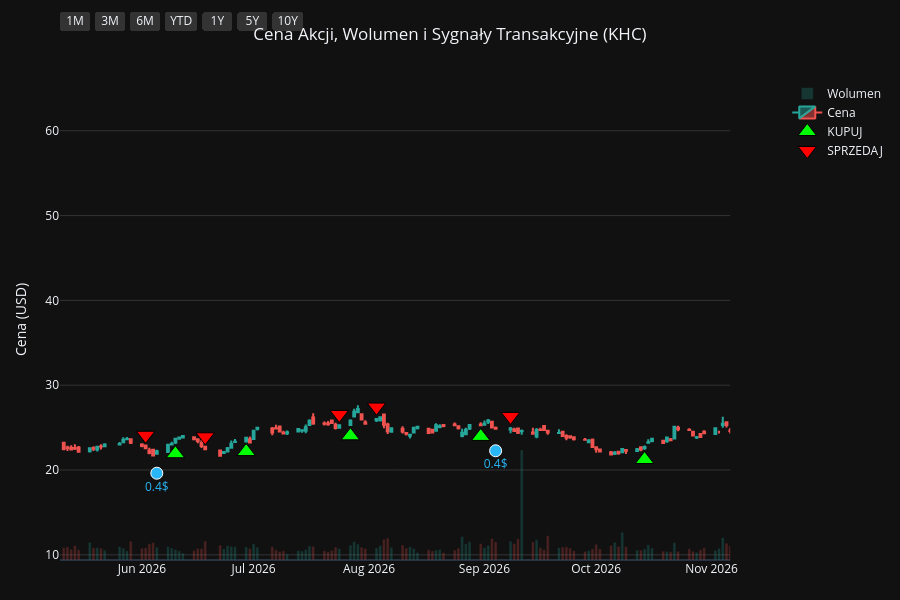
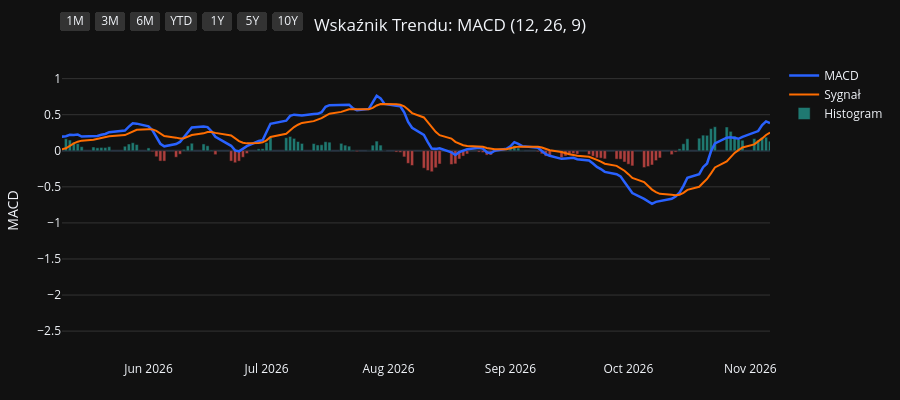
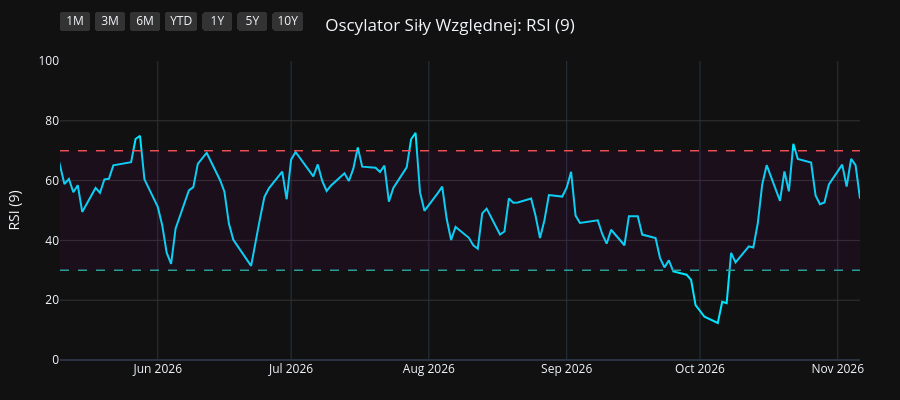
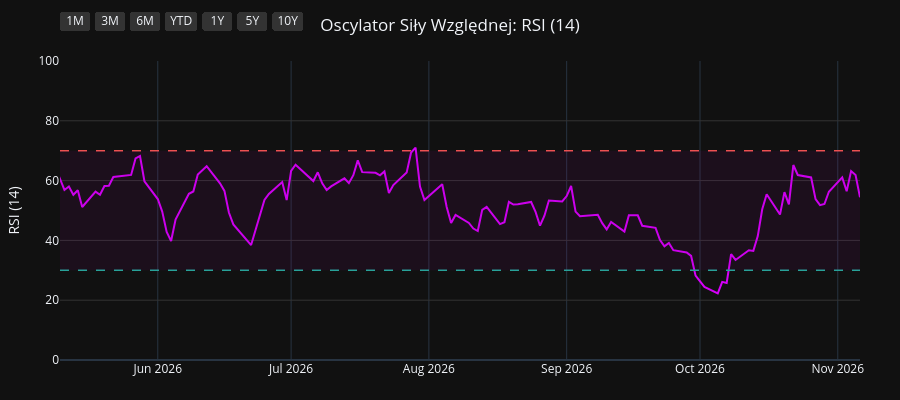

The code cell stored with these charts, in order, in its notebook:
### Code cell
import os
import yfinance as yf
import pandas as pd
import pandas_ta as ta
import plotly.graph_objects as go
from plotly.subplots import make_subplots

# 1. Pobranie i przygotowanie danych
symbol = os.environ.get("STOCK_TICKER", "").strip().upper()
if not symbol:
    raise RuntimeError("Set STOCK_TICKER before running price_extractor.ipynb")
df = yf.Ticker(symbol).history(period="10y")
df.index = df.index.tz_localize(None)

# Wskaźniki i sygnały
df.ta.macd(fast=12, slow=26, signal=9, append=True)
df.ta.rsi(length=9, append=True)
df.ta.rsi(length=14, append=True)
df.ta.rsi(length=21, append=True)
df.dropna(inplace=True)

macd = df['MACD_12_26_9']
signal = df['MACDs_12_26_9']
wczorajszy_macd = macd.shift(1)
wczorajszy_signal = signal.shift(1)

df['Decyzja'] = 'BRAK'
df.loc[(macd > signal) & (wczorajszy_macd <= wczorajszy_signal), 'Decyzja'] = 'KUPUJ'
df.loc[(macd < signal) & (wczorajszy_macd >= wczorajszy_signal), 'Decyzja'] = 'SPRZEDAJ'

df_kupuj = df[df['Decyzja'] == 'KUPUJ']
df_sprzedaj = df[df['Decyzja'] == 'SPRZEDAJ']
df_dywidendy = df[df['Dividends'] > 0]
df_splity = df[df['Stock Splits'] > 0]

# Wspólna konfiguracja osi X
konfiguracja_osi_x = dict(
    type="date",
    showspikes=True, spikemode="across", spikesnap="cursor", spikedash="dot", spikecolor="#ffffff", spikethickness=1, hoverformat="%Y-%m-%d",
    rangeselector=dict(
        buttons=list([
            dict(count=1, label="1M", step="month", stepmode="backward"),
            dict(count=3, label="3M", step="month", stepmode="backward"),
            dict(count=6, label="6M", step="month", stepmode="backward"),
            dict(count=1, label="YTD", step="year", stepmode="todate"),
            dict(count=1, label="1Y", step="year", stepmode="backward"),
            dict(count=5, label="5Y", step="year", stepmode="backward"),
            dict(step="all", label="10Y")
        ]),
        bgcolor="#333333", activecolor="#2962ff", x=0, y=1.1
    )
)

# ==========================================
# WYKRES 1: CENA + WOLUMEN + SYGNAŁY
# ==========================================
fig1 = make_subplots(specs=[[{"secondary_y": True}]])

kolory_wolumenu = ['#26a69a' if row['Close'] >= row['Open'] else '#ef5350' for index, row in df.iterrows()]
fig1.add_trace(go.Bar(x=df.index, y=df['Volume'], marker_color=kolory_wolumenu, opacity=0.25, name='Wolumen'), secondary_y=True)
fig1.add_trace(go.Candlestick(x=df.index, open=df['Open'], high=df['High'], low=df['Low'], close=df['Close'], name='Cena', increasing_line_color='#26a69a', decreasing_line_color='#ef5350'), secondary_y=False)
fig1.add_trace(go.Scatter(x=df_kupuj.index, y=df_kupuj['Low'] * 0.95, customdata=df_kupuj[['Low', 'High']], mode='markers', marker=dict(symbol='triangle-up', size=16, color='#00ff00', line=dict(width=1, color='black')), name='KUPUJ', hovertemplate='KUPUJ<br>Najniższa: %{customdata[0]:.2f}<br>Najwyższa: %{customdata[1]:.2f}<extra></extra>'), secondary_y=False)
fig1.add_trace(go.Scatter(x=df_sprzedaj.index, y=df_sprzedaj['High'] * 1.05, customdata=df_sprzedaj[['Low', 'High']], mode='markers', marker=dict(symbol='triangle-down', size=16, color='#ff0000', line=dict(width=1, color='black')), name='SPRZEDAJ', hovertemplate='SPRZEDAJ<br>Najniższa: %{customdata[0]:.2f}<br>Najwyższa: %{customdata[1]:.2f}<extra></extra>'), secondary_y=False)

if not df_dywidendy.empty:
    fig1.add_trace(go.Scatter(x=df_dywidendy.index, y=df_dywidendy['Low'] * 0.90, mode='markers+text', marker=dict(symbol='circle', size=12, color='#29b6f6', line=dict(width=1, color='white')), text=df_dywidendy['Dividends'].apply(lambda x: f"{x}$"), textposition="bottom center", name='Dywidenda', showlegend=False, hovertemplate='Dywidenda: %{text}<extra></extra>', textfont=dict(color="#29b6f6")), secondary_y=False)
if not df_splity.empty:
                    fig1.add_trace(go.Scatter(x=df_splity.index, y=df_splity['High'], mode='markers+text', marker=dict(symbol='star', size=16, color='#ffee58', line=dict(width=1, color='black')), text=df_splity['Stock Splits'].apply(lambda x: f"{x:g}:1" if x >= 1 else f"1:{1 / x:g}"), textposition="top center", name='Split', hovertemplate='%{text}<extra></extra>', textfont=dict(color="#ffee58")), secondary_y=False)

fig1.update_layout(title=dict(text=f"Cena Akcji, Wolumen i Sygnały Transakcyjne ({symbol})", x=0.5, xanchor='center'), dragmode='pan', xaxis_rangeslider_visible=False, template='plotly_dark', height=600, hovermode='x unified', margin=dict(l=60, r=40, t=60, b=40))
fig1.update_xaxes(**konfiguracja_osi_x)
fig1.update_xaxes(range=[df.index.max() - pd.Timedelta(days=180), df.index.max()])
fig1.update_yaxes(title_text="Cena (USD)", secondary_y=False, gridcolor='#333333')
fig1.update_yaxes(range=[0, df['Volume'].max() * 4], showgrid=False, showticklabels=False, secondary_y=True)
fig1.show(config={'scrollZoom': True})

# ==========================================
# WYKRES 2: WSKAŹNIK MACD
# ==========================================
fig2 = go.Figure()
fig2.add_trace(go.Scatter(x=df.index, y=df['MACD_12_26_9'], line=dict(color='#2962ff', width=2.5), name='MACD'))
fig2.add_trace(go.Scatter(x=df.index, y=df['MACDs_12_26_9'], line=dict(color='#ff6d00', width=2), name='Sygnał'))
kolory_macd = ['#26a69a' if val >= 0 else '#ef5350' for val in df['MACDh_12_26_9']]
fig2.add_trace(go.Bar(x=df.index, y=df['MACDh_12_26_9'], marker_color=kolory_macd, name='Histogram', opacity=0.7))
fig2.update_layout(title=dict(text="Wskaźnik Trendu: MACD (12, 26, 9)", x=0.5, xanchor='center'), dragmode='pan', xaxis_rangeslider_visible=False, template='plotly_dark', height=400, hovermode='x unified', margin=dict(l=60, r=40, t=60, b=40))
fig2.update_xaxes(**konfiguracja_osi_x)
fig2.update_xaxes(range=[df.index.max() - pd.Timedelta(days=180), df.index.max()])
fig2.update_yaxes(title_text="MACD", gridcolor='#333333')
fig2.show(config={'scrollZoom': True})

# ==========================================
# WYKRES 3: OSCYLATOR RSI (9)
# ==========================================
fig3 = go.Figure()
fig3.add_trace(go.Scatter(x=df.index, y=df['RSI_9'], line=dict(color='#00e5ff', width=2), name='RSI (9)'))
fig3.add_hline(y=70, line_dash="dash", line_color="#ef5350", line_width=1.5)
fig3.add_hline(y=30, line_dash="dash", line_color="#26a69a", line_width=1.5)
fig3.add_hrect(y0=30, y1=70, line_width=0, fillcolor="purple", opacity=0.1)
fig3.update_layout(title=dict(text="Oscylator Siły Względnej: RSI (9)", x=0.5, xanchor='center'), dragmode='pan', xaxis_rangeslider_visible=False, template='plotly_dark', height=400, hovermode='x unified', margin=dict(l=60, r=40, t=60, b=40))
fig3.update_xaxes(**konfiguracja_osi_x)
fig3.update_xaxes(range=[df.index.max() - pd.Timedelta(days=180), df.index.max()])
fig3.update_yaxes(title_text="RSI (9)", range=[0, 100], gridcolor='#333333')
fig3.show(config={'scrollZoom': True})

# ==========================================
# WYKRES 4: OSCYLATOR RSI (14)
# ==========================================
fig4 = go.Figure()
fig4.add_trace(go.Scatter(x=df.index, y=df['RSI_14'], line=dict(color='#d500f9', width=2), name='RSI (14)'))
fig4.add_hline(y=70, line_dash="dash", line_color="#ef5350", line_width=1.5)
fig4.add_hline(y=30, line_dash="dash", line_color="#26a69a", line_width=1.5)
fig4.add_hrect(y0=30, y1=70, line_width=0, fillcolor="purple", opacity=0.1)
fig4.update_layout(title=dict(text="Oscylator Siły Względnej: RSI (14)", x=0.5, xanchor='center'), dragmode='pan', xaxis_rangeslider_visible=False, template='plotly_dark', height=400, hovermode='x unified', margin=dict(l=60, r=40, t=60, b=40))
fig4.update_xaxes(**konfiguracja_osi_x)
fig4.update_xaxes(range=[df.index.max() - pd.Timedelta(days=180), df.index.max()])
fig4.update_yaxes(title_text="RSI (14)", range=[0, 100], gridcolor='#333333')
fig4.show(config={'scrollZoom': True})

# ==========================================
# WYKRES 5: OSCYLATOR RSI (21)
# ==========================================
fig5 = go.Figure()
fig5.add_trace(go.Scatter(x=df.index, y=df['RSI_21'], line=dict(color='#64dd17', width=2), name='RSI (21)'))
fig5.add_hline(y=70, line_dash="dash", line_color="#ef5350", line_width=1.5)
fig5.add_hline(y=30, line_dash="dash", line_color="#26a69a", line_width=1.5)
fig5.add_hrect(y0=30, y1=70, line_width=0, fillcolor="purple", opacity=0.1)
fig5.update_layout(title=dict(text="Oscylator Siły Względnej: RSI (21)", x=0.5, xanchor='center'), dragmode='pan', xaxis_rangeslider_visible=False, template='plotly_dark', height=400, hovermode='x unified', margin=dict(l=60, r=40, t=60, b=40))
fig5.update_xaxes(**konfiguracja_osi_x)
fig5.update_xaxes(range=[df.index.max() - pd.Timedelta(days=180), df.index.max()])
fig5.update_yaxes(title_text="RSI (21)", range=[0, 100], gridcolor='#333333')
fig5.show(config={'scrollZoom': True})

### Figure 1 — Plotly figure (JSON) as saved in the notebook; plotly's stock layout.template omitted (floating-point values rounded to 4 significant figures; data arrays with more than 128 entries replaced by an {"elided": "..."} marker saying what was removed)
{"data": [{"marker": {"color": {"elided": "2481 str values"}}, "name": "Wolumen", "opacity": 0.25, "type": "bar", "x": {"elided": "2481 str values"}, "xaxis": "x", "y": {"elided": "2481 int values"}, "yaxis": "y2"}, {"close": {"elided": "2481 float values"}, "decreasing": {"line": {"color": "#ef5350"}}, "high": {"elided": "2481 float values"}, "increasing": {"line": {"color": "#26a69a"}}, "low": {"elided": "2481 float values"}, "name": "Cena", "open": {"elided": "2481 float values"}, "type": "candlestick", "x": {"elided": "2481 str values"}, "xaxis": "x", "yaxis": "y"}, {"customdata": {"elided": "100x2 float values"}, "hovertemplate": "KUPUJ<br>Najniższa: %{customdata[0]:.2f}<br>Najwyższa: %{customdata[1]:.2f}<extra></extra>", "marker": {"color": "#00ff00", "line": {"color": "black", "width": 1}, "size": 16, "symbol": "triangle-up"}, "mode": "markers", "name": "KUPUJ", "type": "scatter", "x": ["2017-01-20T00:00:00", "2017-02-13T00:00:00", "2017-02-17T00:00:00", "2017-04-18T00:00:00", "2017-05-17T00:00:00", "2017-07-14T00:00:00", "2017-09-11T00:00:00", "2017-10-05T00:00:00", "2018-01-09T00:00:00", "2018-01-16T00:00:00", "2018-03-06T00:00:00", "2018-04-04T00:00:00", "2018-05-04T00:00:00", "2018-07-05T00:00:00", "2018-08-03T00:00:00", "2018-08-17T00:00:00", "2018-09-12T00:00:00", "2018-10-05T00:00:00", "2018-10-16T00:00:00", "2018-11-29T00:00:00", "2019-01-04T00:00:00", "2019-03-14T00:00:00", "2019-05-15T00:00:00", "2019-06-10T00:00:00", "2019-07-19T00:00:00", "2019-08-29T00:00:00", "2019-10-16T00:00:00", "2019-12-12T00:00:00", "2019-12-20T00:00:00", "2020-01-16T00:00:00", "2020-02-11T00:00:00", "2020-03-05T00:00:00", "2020-03-18T00:00:00", "2020-03-24T00:00:00", "2020-05-27T00:00:00", "2020-06-18T00:00:00", "2020-07-14T00:00:00", "2020-10-01T00:00:00", "2020-11-03T00:00:00", "2020-11-11T00:00:00", "2021-01-26T00:00:00", "2021-02-05T00:00:00", "2021-03-22T00:00:00", "2021-03-29T00:00:00", "2021-05-04T00:00:00", "2021-07-20T00:00:00", "2021-08-13T00:00:00", "2021-08-31T00:00:00", "2021-11-02T00:00:00", "2021-12-13T00:00:00", "2022-02-17T00:00:00", "2022-03-25T00:00:00", "2022-06-21T00:00:00", "2022-08-09T00:00:00", "2022-10-04T00:00:00", "2022-11-22T00:00:00", "2023-01-05T00:00:00", "2023-02-15T00:00:00", "2023-03-16T00:00:00", "2023-03-21T00:00:00", "2023-03-24T00:00:00", "2023-07-05T00:00:00", "2023-08-28T00:00:00", "2023-09-07T00:00:00", "2023-10-25T00:00:00", "2024-01-03T00:00:00", "2024-02-26T00:00:00", "2024-03-11T00:00:00", "2024-03-18T00:00:00", "2024-04-19T00:00:00", "2024-07-05T00:00:00", "2024-08-21T00:00:00", "2024-09-03T00:00:00", "2024-10-11T00:00:00", "2024-11-25T00:00:00", "2024-12-27T00:00:00", "2025-01-22T00:00:00", "2025-04-03T00:00:00", "2025-04-21T00:00:00", "2025-06-02T00:00:00", "2025-06-24T00:00:00", "2025-08-27T00:00:00", "2025-08-29T00:00:00", "2025-09-24T00:00:00", "2025-10-01T00:00:00", "2025-10-17T00:00:00", "2025-11-12T00:00:00", "2025-12-18T00:00:00", "2026-01-02T00:00:00", "2026-01-14T00:00:00", "2026-01-27T00:00:00", "2026-02-23T00:00:00", "2026-03-09T00:00:00", "2026-03-31T00:00:00", "2026-04-29T00:00:00", "2026-06-10T00:00:00", "2026-06-29T00:00:00", "2026-07-27T00:00:00", "2026-08-31T00:00:00", "2026-10-14T00:00:00"], "xaxis": "x", "y": [52.72, 53.73, 55.02, 55.07, 53.73, 51.49, 50.11, 47.51, 48.1, 47.8, 41.44, 37.15, 34.02, 39.38, 37.96, 37.98, 36.73, 35.1, 34.62, 32.69, 27.97, 20.73, 20.74, 19.71, 20.31, 16.97, 18.37, 21.46, 21.57, 21.48, 20.11, 17.47, 15.14, 14.87, 20.9, 22.73, 22.58, 20.99, 22.43, 21.52, 24.22, 23.73, 28.19, 28.83, 30.3, 28.67, 27.28, 26.23, 26.93, 25.37, 27.09, 29.12, 27.16, 28.85, 26.17, 29.71, 32.04, 30.63, 29.53, 29.71, 29.41, 28.29, 26.78, 26.15, 25.33, 30.9, 29.16, 28.66, 28.19, 30.42, 26.48, 29.3, 29.18, 29.36, 26.85, 25.88, 24.73, 26.24, 25.37, 23.07, 22.6, 24.12, 24.18, 23.5, 23.05, 22.37, 21.66, 22.22, 21.73, 21.22, 21.19, 21.87, 22.21, 20.35, 20.43, 21.92, 22.17, 24.03, 23.96, 21.24], "yaxis": "y"}, {"customdata": {"elided": "100x2 float values"}, "hovertemplate": "SPRZEDAJ<br>Najniższa: %{customdata[0]:.2f}<br>Najwyższa: %{customdata[1]:.2f}<extra></extra>", "marker": {"color": "#ff0000", "line": {"color": "black", "width": 1}, "size": 16, "symbol": "triangle-down"}, "mode": "markers", "name": "SPRZEDAJ", "type": "scatter", "x": ["2017-01-05T00:00:00", "2017-02-01T00:00:00", "2017-02-16T00:00:00", "2017-02-28T00:00:00", "2017-04-26T00:00:00", "2017-06-09T00:00:00", "2017-08-18T00:00:00", "2017-09-20T00:00:00", "2017-12-07T00:00:00", "2018-01-11T00:00:00", "2018-01-30T00:00:00", "2018-03-20T00:00:00", "2018-04-23T00:00:00", "2018-07-03T00:00:00", "2018-07-12T00:00:00", "2018-08-09T00:00:00", "2018-08-23T00:00:00", "2018-09-21T00:00:00", "2018-10-11T00:00:00", "2018-11-02T00:00:00", "2018-12-04T00:00:00", "2019-02-22T00:00:00", "2019-05-14T00:00:00", "2019-05-20T00:00:00", "2019-07-16T00:00:00", "2019-08-06T00:00:00", "2019-09-27T00:00:00", "2019-11-15T00:00:00", "2019-12-17T00:00:00", "2019-12-24T00:00:00", "2020-01-17T00:00:00", "2020-02-13T00:00:00", "2020-03-09T00:00:00", "2020-03-19T00:00:00", "2020-05-04T00:00:00", "2020-06-15T00:00:00", "2020-06-23T00:00:00", "2020-07-31T00:00:00", "2020-10-27T00:00:00", "2020-11-10T00:00:00", "2020-12-22T00:00:00", "2021-02-04T00:00:00", "2021-03-19T00:00:00", "2021-03-23T00:00:00", "2021-04-01T00:00:00", "2021-05-26T00:00:00", "2021-08-04T00:00:00", "2021-08-20T00:00:00", "2021-10-20T00:00:00", "2021-11-17T00:00:00", "2022-01-21T00:00:00", "2022-03-09T00:00:00", "2022-04-29T00:00:00", "2022-07-27T00:00:00", "2022-08-30T00:00:00", "2022-11-10T00:00:00", "2022-12-15T00:00:00", "2023-01-18T00:00:00", "2023-02-28T00:00:00", "2023-03-17T00:00:00", "2023-03-22T00:00:00", "2023-05-16T00:00:00", "2023-08-04T00:00:00", "2023-09-06T00:00:00", "2023-10-02T00:00:00", "2023-12-19T00:00:00", "2024-01-11T00:00:00", "2024-02-28T00:00:00", "2024-03-13T00:00:00", "2024-04-12T00:00:00", "2024-05-01T00:00:00", "2024-08-14T00:00:00", "2024-08-29T00:00:00", "2024-09-10T00:00:00", "2024-10-25T00:00:00", "2024-12-19T00:00:00", "2025-01-07T00:00:00", "2025-03-13T00:00:00", "2025-04-04T00:00:00", "2025-04-29T00:00:00", "2025-06-17T00:00:00", "2025-07-31T00:00:00", "2025-08-28T00:00:00", "2025-09-02T00:00:00", "2025-09-25T00:00:00", "2025-10-06T00:00:00", "2025-10-29T00:00:00", "2025-12-08T00:00:00", "2025-12-22T00:00:00", "2026-01-05T00:00:00", "2026-01-21T00:00:00", "2026-02-19T00:00:00", "2026-03-03T00:00:00", "2026-03-10T00:00:00", "2026-04-21T00:00:00", "2026-06-02T00:00:00", "2026-06-18T00:00:00", "2026-07-24T00:00:00", "2026-08-03T00:00:00", "2026-09-08T00:00:00"], "xaxis": "x", "y": [57.8, 59.14, 59.48, 60.89, 61.53, 62.09, 57.63, 54.44, 54.84, 53.27, 54.26, 44.15, 40.01, 43.87, 44.51, 42.12, 41.78, 40.69, 39.49, 36.89, 36.74, 25.59, 23.31, 23.28, 22.43, 22.99, 20.92, 23.63, 23.85, 24.07, 23.9, 21.93, 18.53, 17.98, 22.31, 24.83, 25.8, 26.93, 24.18, 23.89, 27.55, 26.42, 31.52, 31.69, 32.05, 35.39, 31.11, 29.69, 30.22, 30.3, 31.06, 32.41, 36.45, 31.32, 32.38, 32.7, 34.42, 36.28, 34.12, 33.1, 33.31, 34.73, 31.39, 29.04, 29.88, 32.86, 34.01, 32.25, 31.76, 33.24, 34.27, 32.21, 32.62, 33.63, 32.64, 28.7, 28.57, 29.42, 29.72, 27.75, 25.28, 27.17, 27.07, 27.43, 26.43, 25.51, 24.78, 24.62, 24.44, 24.32, 22.76, 24.2, 24.51, 24.78, 22.61, 24.1, 23.91, 26.56, 27.42, 26.32], "yaxis": "y"}, {"hovertemplate": "Dywidenda: %{text}<extra></extra>", "marker": {"color": "#29b6f6", "line": {"color": "white", "width": 1}, "size": 12, "symbol": "circle"}, "mode": "markers+text", "name": "Dywidenda", "showlegend": false, "text": ["0.6$", "0.6$", "0.625$", "0.625$", "0.625$", "0.625$", "0.625$", "0.625$", "0.4$", "0.4$", "0.4$", "0.4$", "0.4$", "0.4$", "0.4$", "0.4$", "0.4$", "0.4$", "0.4$", "0.4$", "0.4$", "0.4$", "0.4$", "0.4$", "0.4$", "0.4$", "0.4$", "0.4$", "0.4$", "0.4$", "0.4$", "0.4$", "0.4$", "0.4$", "0.4$", "0.4$", "0.4$", "0.4$", "0.4$"], "textfont": {"color": "#29b6f6"}, "textposition": "bottom center", "type": "scatter", "x": ["2017-03-01T00:00:00", "2017-05-17T00:00:00", "2017-08-16T00:00:00", "2017-11-16T00:00:00", "2018-03-08T00:00:00", "2018-05-17T00:00:00", "2018-08-16T00:00:00", "2018-11-15T00:00:00", "2019-03-07T00:00:00", "2019-05-30T00:00:00", "2019-08-20T00:00:00", "2019-11-14T00:00:00", "2020-03-12T00:00:00", "2020-05-28T00:00:00", "2020-08-27T00:00:00", "2020-11-25T00:00:00", "2021-03-11T00:00:00", "2021-05-27T00:00:00", "2021-08-31T00:00:00", "2021-11-24T00:00:00", "2022-03-10T00:00:00", "2022-05-26T00:00:00", "2022-08-25T00:00:00", "2022-11-23T00:00:00", "2023-03-09T00:00:00", "2023-06-05T00:00:00", "2023-08-31T00:00:00", "2023-11-30T00:00:00", "2024-03-07T00:00:00", "2024-06-06T00:00:00", "2024-08-30T00:00:00", "2024-11-29T00:00:00", "2025-03-07T00:00:00", "2025-05-30T00:00:00", "2025-08-29T00:00:00", "2025-11-28T00:00:00", "2026-03-06T00:00:00", "2026-06-05T00:00:00", "2026-09-04T00:00:00"], "xaxis": "x", "y": [51.78, 50.9, 49.98, 45.84, 39.17, 34.38, 35.42, 31.34, 19.62, 17.04, 15.94, 19.68, 13.11, 20.05, 23.26, 22.04, 26.31, 29.88, 24.85, 24.65, 26.55, 25.41, 28.04, 28.36, 28.01, 28.48, 25.14, 26.69, 26.81, 26.52, 27.75, 25.51, 25.21, 22.01, 22.9, 21.5, 20.43, 19.62, 22.27], "yaxis": "y"}], "layout": {"dragmode": "pan", "height": 600, "hovermode": "x unified", "margin": {"b": 40, "l": 60, "r": 40, "t": 60}, "title": {"text": "Cena Akcji, Wolumen i Sygnały Transakcyjne (KHC)", "x": 0.5, "xanchor": "center"}, "xaxis": {"anchor": "y", "domain": [0.0, 0.94], "hoverformat": "%Y-%m-%d", "range": ["2026-05-10T00:00:00", "2026-11-06T00:00:00"], "rangeselector": {"activecolor": "#2962ff", "bgcolor": "#333333", "buttons": [{"count": 1, "label": "1M", "step": "month", "stepmode": "backward"}, {"count": 3, "label": "3M", "step": "month", "stepmode": "backward"}, {"count": 6, "label": "6M", "step": "month", "stepmode": "backward"}, {"count": 1, "label": "YTD", "step": "year", "stepmode": "todate"}, {"count": 1, "label": "1Y", "step": "year", "stepmode": "backward"}, {"count": 5, "label": "5Y", "step": "year", "stepmode": "backward"}, {"label": "10Y", "step": "all"}], "x": 0, "y": 1.1}, "rangeslider": {"visible": false}, "showspikes": true, "spikecolor": "#ffffff", "spikedash": "dot", "spikemode": "across", "spikesnap": "cursor", "spikethickness": 1, "type": "date"}, "yaxis": {"anchor": "x", "domain": [0.0, 1.0], "gridcolor": "#333333", "title": {"text": "Cena (USD)"}}, "yaxis2": {"anchor": "x", "overlaying": "y", "range": [0, 540819200], "showgrid": false, "showticklabels": false, "side": "right"}}}

### Figure 2 — Plotly figure (JSON) as saved in the notebook; plotly's stock layout.template omitted (floating-point values rounded to 4 significant figures; data arrays with more than 128 entries replaced by an {"elided": "..."} marker saying what was removed)
{"data": [{"line": {"color": "#2962ff", "width": 2.5}, "name": "MACD", "type": "scatter", "x": {"elided": "2481 str values"}, "y": {"elided": "2481 float values"}}, {"line": {"color": "#ff6d00", "width": 2}, "name": "Sygnał", "type": "scatter", "x": {"elided": "2481 str values"}, "y": {"elided": "2481 float values"}}, {"marker": {"color": {"elided": "2481 str values"}}, "name": "Histogram", "opacity": 0.7, "type": "bar", "x": {"elided": "2481 str values"}, "y": {"elided": "2481 float values"}}], "layout": {"dragmode": "pan", "height": 400, "hovermode": "x unified", "margin": {"b": 40, "l": 60, "r": 40, "t": 60}, "title": {"text": "Wskaźnik Trendu: MACD (12, 26, 9)", "x": 0.5, "xanchor": "center"}, "xaxis": {"hoverformat": "%Y-%m-%d", "range": ["2026-05-10T00:00:00", "2026-11-06T00:00:00"], "rangeselector": {"activecolor": "#2962ff", "bgcolor": "#333333", "buttons": [{"count": 1, "label": "1M", "step": "month", "stepmode": "backward"}, {"count": 3, "label": "3M", "step": "month", "stepmode": "backward"}, {"count": 6, "label": "6M", "step": "month", "stepmode": "backward"}, {"count": 1, "label": "YTD", "step": "year", "stepmode": "todate"}, {"count": 1, "label": "1Y", "step": "year", "stepmode": "backward"}, {"count": 5, "label": "5Y", "step": "year", "stepmode": "backward"}, {"label": "10Y", "step": "all"}], "x": 0, "y": 1.1}, "rangeslider": {"visible": false}, "showspikes": true, "spikecolor": "#ffffff", "spikedash": "dot", "spikemode": "across", "spikesnap": "cursor", "spikethickness": 1, "type": "date"}, "yaxis": {"gridcolor": "#333333", "title": {"text": "MACD"}}}}

### Figure 3 — Plotly figure (JSON) as saved in the notebook; plotly's stock layout.template omitted (floating-point values rounded to 4 significant figures; data arrays with more than 128 entries replaced by an {"elided": "..."} marker saying what was removed)
{"data": [{"line": {"color": "#00e5ff", "width": 2}, "name": "RSI (9)", "type": "scatter", "x": {"elided": "2481 str values"}, "y": {"elided": "2481 float values"}}], "layout": {"dragmode": "pan", "height": 400, "hovermode": "x unified", "margin": {"b": 40, "l": 60, "r": 40, "t": 60}, "shapes": [{"line": {"color": "#ef5350", "dash": "dash", "width": 1.5}, "type": "line", "x0": 0, "x1": 1, "xref": "x domain", "y0": 70, "y1": 70, "yref": "y"}, {"line": {"color": "#26a69a", "dash": "dash", "width": 1.5}, "type": "line", "x0": 0, "x1": 1, "xref": "x domain", "y0": 30, "y1": 30, "yref": "y"}, {"fillcolor": "purple", "line": {"width": 0}, "opacity": 0.1, "type": "rect", "x0": 0, "x1": 1, "xref": "x domain", "y0": 30, "y1": 70, "yref": "y"}], "title": {"text": "Oscylator Siły Względnej: RSI (9)", "x": 0.5, "xanchor": "center"}, "xaxis": {"hoverformat": "%Y-%m-%d", "range": ["2026-05-10T00:00:00", "2026-11-06T00:00:00"], "rangeselector": {"activecolor": "#2962ff", "bgcolor": "#333333", "buttons": [{"count": 1, "label": "1M", "step": "month", "stepmode": "backward"}, {"count": 3, "label": "3M", "step": "month", "stepmode": "backward"}, {"count": 6, "label": "6M", "step": "month", "stepmode": "backward"}, {"count": 1, "label": "YTD", "step": "year", "stepmode": "todate"}, {"count": 1, "label": "1Y", "step": "year", "stepmode": "backward"}, {"count": 5, "label": "5Y", "step": "year", "stepmode": "backward"}, {"label": "10Y", "step": "all"}], "x": 0, "y": 1.1}, "rangeslider": {"visible": false}, "showspikes": true, "spikecolor": "#ffffff", "spikedash": "dot", "spikemode": "across", "spikesnap": "cursor", "spikethickness": 1, "type": "date"}, "yaxis": {"gridcolor": "#333333", "range": [0, 100], "title": {"text": "RSI (9)"}}}}

### Figure 4 — Plotly figure (JSON) as saved in the notebook; plotly's stock layout.template omitted (floating-point values rounded to 4 significant figures; data arrays with more than 128 entries replaced by an {"elided": "..."} marker saying what was removed)
{"data": [{"line": {"color": "#d500f9", "width": 2}, "name": "RSI (14)", "type": "scatter", "x": {"elided": "2481 str values"}, "y": {"elided": "2481 float values"}}], "layout": {"dragmode": "pan", "height": 400, "hovermode": "x unified", "margin": {"b": 40, "l": 60, "r": 40, "t": 60}, "shapes": [{"line": {"color": "#ef5350", "dash": "dash", "width": 1.5}, "type": "line", "x0": 0, "x1": 1, "xref": "x domain", "y0": 70, "y1": 70, "yref": "y"}, {"line": {"color": "#26a69a", "dash": "dash", "width": 1.5}, "type": "line", "x0": 0, "x1": 1, "xref": "x domain", "y0": 30, "y1": 30, "yref": "y"}, {"fillcolor": "purple", "line": {"width": 0}, "opacity": 0.1, "type": "rect", "x0": 0, "x1": 1, "xref": "x domain", "y0": 30, "y1": 70, "yref": "y"}], "title": {"text": "Oscylator Siły Względnej: RSI (14)", "x": 0.5, "xanchor": "center"}, "xaxis": {"hoverformat": "%Y-%m-%d", "range": ["2026-05-10T00:00:00", "2026-11-06T00:00:00"], "rangeselector": {"activecolor": "#2962ff", "bgcolor": "#333333", "buttons": [{"count": 1, "label": "1M", "step": "month", "stepmode": "backward"}, {"count": 3, "label": "3M", "step": "month", "stepmode": "backward"}, {"count": 6, "label": "6M", "step": "month", "stepmode": "backward"}, {"count": 1, "label": "YTD", "step": "year", "stepmode": "todate"}, {"count": 1, "label": "1Y", "step": "year", "stepmode": "backward"}, {"count": 5, "label": "5Y", "step": "year", "stepmode": "backward"}, {"label": "10Y", "step": "all"}], "x": 0, "y": 1.1}, "rangeslider": {"visible": false}, "showspikes": true, "spikecolor": "#ffffff", "spikedash": "dot", "spikemode": "across", "spikesnap": "cursor", "spikethickness": 1, "type": "date"}, "yaxis": {"gridcolor": "#333333", "range": [0, 100], "title": {"text": "RSI (14)"}}}}
